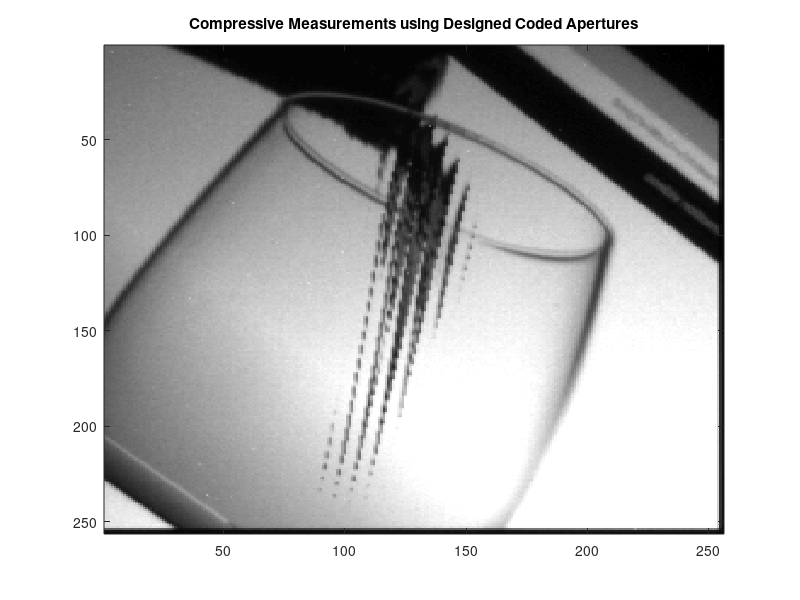

MATLAB code for this plot: (Note: this script raises an error after producing the figure.)
% Created by: Ph.D Nelson Eduardo Díaz Díaz
% Post-doctorador Pontíficia Universidad Católica de Valparaíso (PUCV)
% Date: 17 May 2021

% Solution using The 3-D N2-Queens problem
clear;
close all
clc
addpath(genpath('./utils'));
addpath(genpath('./results'));
addpath(genpath('./CodedApertureDesignOptimal'));
addpath(genpath('./dataset'))
addpath(genpath('./Reconstruction'))
addpath(genpath('./real'))

%profile on
N = 256;  % spatial size
%% real measurements
load('wine.mat') 
Y = measO_roi;
mask = opt_mask;
figure(1)
imagesc(Y), title('Compressive Measurements using Designed Coded Apertures')
colormap('gray')

[J] = increaseExposure(Y,mask,N);

%% Reconstruction using designed coded apertures
[Xrec] = interpolation(J);
disp('Interpolation of Temporal Rolling Shutter Compressive Measurements Captured using Designed Coded Apertures')

implay(Xrec./max(Xrec(:))),title('Interpolation with Designed Coded Apertures')
Y = measR_roi;
mask = rnd_mask;

figure(2)
imagesc(Y), title('Compressive Measurements using Random Coded Apertures')
colormap('gray')

[J] = increaseExposure(Y,mask,N);
%% Reconstruction using random coded apertures
[Xrec] = interpolation(J);
disp('Interpolation of Temporal Rolling Shutter Compressive Measurements Captured using Random Coded Apertures')
implay(Xrec./max(Xrec(:))),title('Interpolation with Random Coded Apertures')
